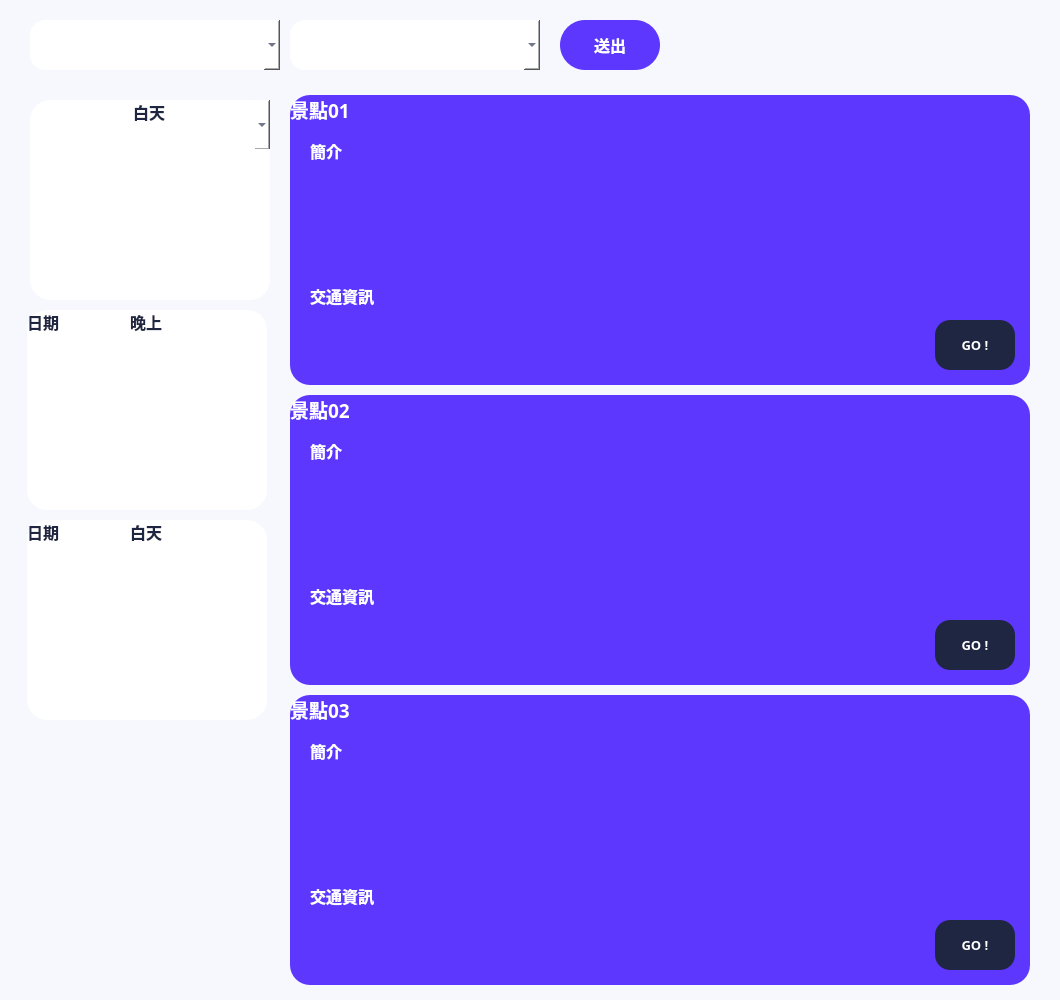
<?xml version="1.0" encoding="UTF-8"?>
<ui version="4.0">
 <class>Dialog</class>
 <widget class="QDialog" name="Dialog">
  <property name="geometry">
   <rect>
    <x>0</x>
    <y>0</y>
    <width>1060</width>
    <height>1000</height>
   </rect>
  </property>
  <property name="windowTitle">
   <string>GOGOGO</string>
  </property>
  <property name="styleSheet">
   <string notr="true">background-color: rgb(246, 248, 254);</string>
  </property>
  <widget class="QPushButton" name="pushButton_send">
   <property name="geometry">
    <rect>
     <x>560</x>
     <y>20</y>
     <width>100</width>
     <height>50</height>
    </rect>
   </property>
   <property name="font">
    <font>
     <family>Microsoft JhengHei</family>
     <pointsize>12</pointsize>
     <weight>75</weight>
     <bold>true</bold>
    </font>
   </property>
   <property name="styleSheet">
    <string notr="true">background-color: rgb(94, 55, 255);
color: rgb(255, 255, 255);
border-radius: 25px;</string>
   </property>
   <property name="text">
    <string>送出</string>
   </property>
  </widget>
  <widget class="QComboBox" name="comboBox_county">
   <property name="geometry">
    <rect>
     <x>30</x>
     <y>20</y>
     <width>250</width>
     <height>50</height>
    </rect>
   </property>
   <property name="font">
    <font>
     <family>Microsoft JhengHei</family>
     <pointsize>12</pointsize>
     <weight>75</weight>
     <bold>true</bold>
    </font>
   </property>
   <property name="styleSheet">
    <string notr="true">background-color: rgb(255, 255, 255);
color: rgb(31, 38, 65);
border-radius: 15px;
padding: 15px; </string>
   </property>
   <property name="insertPolicy">
    <enum>QComboBox::InsertAtBottom</enum>
   </property>
   <property name="frame">
    <bool>true</bool>
   </property>
  </widget>
  <widget class="QComboBox" name="comboBox_town">
   <property name="geometry">
    <rect>
     <x>290</x>
     <y>20</y>
     <width>250</width>
     <height>50</height>
    </rect>
   </property>
   <property name="font">
    <font>
     <family>Microsoft JhengHei</family>
     <pointsize>12</pointsize>
     <weight>75</weight>
     <bold>true</bold>
    </font>
   </property>
   <property name="styleSheet">
    <string notr="true">background-color: rgb(255, 255, 255);
color: rgb(31, 38, 65);
border-radius: 15px;
padding: 15px; </string>
   </property>
  </widget>
  <widget class="QLabel" name="weather_today_day">
   <property name="geometry">
    <rect>
     <x>30</x>
     <y>149</y>
     <width>240</width>
     <height>151</height>
    </rect>
   </property>
   <property name="sizePolicy">
    <sizepolicy hsizetype="Preferred" vsizetype="Preferred">
     <horstretch>0</horstretch>
     <verstretch>0</verstretch>
    </sizepolicy>
   </property>
   <property name="font">
    <font>
     <family>Microsoft JhengHei</family>
     <pointsize>12</pointsize>
     <weight>50</weight>
     <bold>false</bold>
    </font>
   </property>
   <property name="styleSheet">
    <string notr="true">background-color: rgb(255, 255, 255);
color: rgb(31, 38, 65);
border-bottom-left-radius: 20px;
border-bottom-right-radius: 20px;</string>
   </property>
   <property name="text">
    <string/>
   </property>
   <property name="alignment">
    <set>Qt::AlignLeading|Qt::AlignLeft|Qt::AlignTop</set>
   </property>
   <property name="margin">
    <number>15</number>
   </property>
  </widget>
  <widget class="QLabel" name="weather_today_night">
   <property name="geometry">
    <rect>
     <x>27</x>
     <y>359</y>
     <width>240</width>
     <height>151</height>
    </rect>
   </property>
   <property name="sizePolicy">
    <sizepolicy hsizetype="Preferred" vsizetype="Preferred">
     <horstretch>0</horstretch>
     <verstretch>0</verstretch>
    </sizepolicy>
   </property>
   <property name="font">
    <font>
     <family>Microsoft JhengHei</family>
     <pointsize>12</pointsize>
     <weight>50</weight>
     <bold>false</bold>
    </font>
   </property>
   <property name="styleSheet">
    <string notr="true">background-color: rgb(255, 255, 255);
color: rgb(31, 38, 65);
border-bottom-left-radius: 20px;
border-bottom-right-radius: 20px;</string>
   </property>
   <property name="text">
    <string/>
   </property>
   <property name="alignment">
    <set>Qt::AlignLeading|Qt::AlignLeft|Qt::AlignTop</set>
   </property>
   <property name="margin">
    <number>15</number>
   </property>
  </widget>
  <widget class="QLabel" name="weather_tomorrow_day">
   <property name="geometry">
    <rect>
     <x>27</x>
     <y>569</y>
     <width>240</width>
     <height>151</height>
    </rect>
   </property>
   <property name="sizePolicy">
    <sizepolicy hsizetype="Preferred" vsizetype="Preferred">
     <horstretch>0</horstretch>
     <verstretch>0</verstretch>
    </sizepolicy>
   </property>
   <property name="font">
    <font>
     <family>Microsoft JhengHei</family>
     <pointsize>12</pointsize>
     <weight>50</weight>
     <bold>false</bold>
    </font>
   </property>
   <property name="styleSheet">
    <string notr="true">background-color: rgb(255, 255, 255);
color: rgb(31, 38, 65);
border-bottom-left-radius: 20px;
border-bottom-right-radius: 20px;</string>
   </property>
   <property name="text">
    <string/>
   </property>
   <property name="alignment">
    <set>Qt::AlignLeading|Qt::AlignLeft|Qt::AlignTop</set>
   </property>
   <property name="margin">
    <number>15</number>
   </property>
  </widget>
  <widget class="QLabel" name="place_01_title">
   <property name="geometry">
    <rect>
     <x>290</x>
     <y>95</y>
     <width>740</width>
     <height>290</height>
    </rect>
   </property>
   <property name="font">
    <font>
     <family>Microsoft JhengHei</family>
     <pointsize>14</pointsize>
     <weight>75</weight>
     <bold>true</bold>
    </font>
   </property>
   <property name="styleSheet">
    <string notr="true">background-color: rgb(94, 55, 255);
color: rgb(255, 255, 255);
border-radius: 20px;</string>
   </property>
   <property name="text">
    <string>景點01</string>
   </property>
   <property name="alignment">
    <set>Qt::AlignLeading|Qt::AlignLeft|Qt::AlignTop</set>
   </property>
   <property name="margin">
    <number>15</number>
   </property>
  </widget>
  <widget class="QLabel" name="weather_today_night_title_2">
   <property name="geometry">
    <rect>
     <x>130</x>
     <y>310</y>
     <width>70</width>
     <height>50</height>
    </rect>
   </property>
   <property name="font">
    <font>
     <family>Microsoft JhengHei</family>
     <pointsize>12</pointsize>
     <weight>75</weight>
     <bold>true</bold>
    </font>
   </property>
   <property name="styleSheet">
    <string notr="true">background-color: rgba(255, 255, 255, 0);
color: rgb(31, 38, 65);</string>
   </property>
   <property name="text">
    <string>晚上</string>
   </property>
   <property name="alignment">
    <set>Qt::AlignLeading|Qt::AlignLeft|Qt::AlignTop</set>
   </property>
   <property name="margin">
    <number>15</number>
   </property>
  </widget>
  <widget class="QLabel" name="weather_tomorrow_day_title">
   <property name="geometry">
    <rect>
     <x>27</x>
     <y>520</y>
     <width>240</width>
     <height>50</height>
    </rect>
   </property>
   <property name="font">
    <font>
     <family>Microsoft JhengHei</family>
     <pointsize>12</pointsize>
     <weight>75</weight>
     <bold>true</bold>
    </font>
   </property>
   <property name="styleSheet">
    <string notr="true">background-color: rgb(255, 255, 255);
color: rgb(31, 38, 65);
border-top-left-radius: 20px;
border-top-right-radius: 20px;</string>
   </property>
   <property name="text">
    <string>日期</string>
   </property>
   <property name="alignment">
    <set>Qt::AlignLeading|Qt::AlignLeft|Qt::AlignTop</set>
   </property>
   <property name="margin">
    <number>15</number>
   </property>
  </widget>
  <widget class="QLabel" name="place_02_title">
   <property name="geometry">
    <rect>
     <x>290</x>
     <y>395</y>
     <width>740</width>
     <height>290</height>
    </rect>
   </property>
   <property name="font">
    <font>
     <family>Microsoft JhengHei</family>
     <pointsize>14</pointsize>
     <weight>75</weight>
     <bold>true</bold>
    </font>
   </property>
   <property name="styleSheet">
    <string notr="true">background-color: rgb(94, 55, 255);
color: rgb(255, 255, 255);
border-radius: 20px;</string>
   </property>
   <property name="text">
    <string>景點02</string>
   </property>
   <property name="alignment">
    <set>Qt::AlignLeading|Qt::AlignLeft|Qt::AlignTop</set>
   </property>
   <property name="margin">
    <number>15</number>
   </property>
  </widget>
  <widget class="QLabel" name="place_03_title">
   <property name="geometry">
    <rect>
     <x>290</x>
     <y>695</y>
     <width>740</width>
     <height>290</height>
    </rect>
   </property>
   <property name="font">
    <font>
     <family>Microsoft JhengHei</family>
     <pointsize>14</pointsize>
     <weight>75</weight>
     <bold>true</bold>
    </font>
   </property>
   <property name="styleSheet">
    <string notr="true">background-color: rgb(94, 55, 255);
color: rgb(255, 255, 255);
border-radius: 20px;</string>
   </property>
   <property name="text">
    <string>景點03</string>
   </property>
   <property name="alignment">
    <set>Qt::AlignLeading|Qt::AlignLeft|Qt::AlignTop</set>
   </property>
   <property name="margin">
    <number>15</number>
   </property>
  </widget>
  <widget class="QPushButton" name="place_01_GO">
   <property name="geometry">
    <rect>
     <x>935</x>
     <y>320</y>
     <width>80</width>
     <height>50</height>
    </rect>
   </property>
   <property name="font">
    <font>
     <family>Microsoft JhengHei</family>
     <pointsize>10</pointsize>
     <weight>75</weight>
     <bold>true</bold>
    </font>
   </property>
   <property name="styleSheet">
    <string notr="true">background-color: rgb(31, 38, 65);
color: rgb(255, 255, 255);
border-radius: 15px;</string>
   </property>
   <property name="text">
    <string>GO !</string>
   </property>
  </widget>
  <widget class="QPushButton" name="place_02_GO">
   <property name="geometry">
    <rect>
     <x>935</x>
     <y>620</y>
     <width>80</width>
     <height>50</height>
    </rect>
   </property>
   <property name="font">
    <font>
     <family>Microsoft JhengHei</family>
     <pointsize>10</pointsize>
     <weight>75</weight>
     <bold>true</bold>
    </font>
   </property>
   <property name="styleSheet">
    <string notr="true">background-color: rgb(31, 38, 65);
color: rgb(255, 255, 255);
border-radius: 15px;</string>
   </property>
   <property name="text">
    <string>GO !</string>
   </property>
  </widget>
  <widget class="QPushButton" name="place_03_GO">
   <property name="geometry">
    <rect>
     <x>935</x>
     <y>920</y>
     <width>80</width>
     <height>50</height>
    </rect>
   </property>
   <property name="font">
    <font>
     <family>Microsoft JhengHei</family>
     <pointsize>10</pointsize>
     <weight>75</weight>
     <bold>true</bold>
    </font>
   </property>
   <property name="styleSheet">
    <string notr="true">background-color: rgb(31, 38, 65);
color: rgb(255, 255, 255);
border-radius: 15px;</string>
   </property>
   <property name="text">
    <string>GO !</string>
   </property>
  </widget>
  <widget class="QComboBox" name="comboBox_time">
   <property name="geometry">
    <rect>
     <x>30</x>
     <y>100</y>
     <width>240</width>
     <height>50</height>
    </rect>
   </property>
   <property name="font">
    <font>
     <family>Microsoft JhengHei</family>
     <pointsize>12</pointsize>
     <weight>75</weight>
     <bold>true</bold>
    </font>
   </property>
   <property name="styleSheet">
    <string notr="true">background-color: rgb(255, 255, 255);
color: rgb(31, 38, 65);
border-top-left-radius: 20px;
border-top-right-radius: 20px;
padding-left: 20px;</string>
   </property>
  </widget>
  <widget class="QLabel" name="weather_today_day_title">
   <property name="geometry">
    <rect>
     <x>133</x>
     <y>100</y>
     <width>70</width>
     <height>50</height>
    </rect>
   </property>
   <property name="font">
    <font>
     <family>Microsoft JhengHei</family>
     <pointsize>12</pointsize>
     <weight>75</weight>
     <bold>true</bold>
    </font>
   </property>
   <property name="styleSheet">
    <string notr="true">background-color: rgba(255, 255, 255, 0);
color: rgb(31, 38, 65);</string>
   </property>
   <property name="text">
    <string>白天</string>
   </property>
   <property name="alignment">
    <set>Qt::AlignLeading|Qt::AlignLeft|Qt::AlignTop</set>
   </property>
   <property name="margin">
    <number>15</number>
   </property>
  </widget>
  <widget class="QLabel" name="weather_today_night_title">
   <property name="geometry">
    <rect>
     <x>27</x>
     <y>310</y>
     <width>240</width>
     <height>50</height>
    </rect>
   </property>
   <property name="font">
    <font>
     <family>Microsoft JhengHei</family>
     <pointsize>12</pointsize>
     <weight>75</weight>
     <bold>true</bold>
    </font>
   </property>
   <property name="styleSheet">
    <string notr="true">background-color: rgb(255, 255, 255);
color: rgb(31, 38, 65);
border-top-left-radius: 20px;
border-top-right-radius: 20px;</string>
   </property>
   <property name="text">
    <string>日期</string>
   </property>
   <property name="alignment">
    <set>Qt::AlignLeading|Qt::AlignLeft|Qt::AlignTop</set>
   </property>
   <property name="margin">
    <number>15</number>
   </property>
  </widget>
  <widget class="QLabel" name="weather_tomorrow_day_title_2">
   <property name="geometry">
    <rect>
     <x>130</x>
     <y>520</y>
     <width>70</width>
     <height>50</height>
    </rect>
   </property>
   <property name="font">
    <font>
     <family>Microsoft JhengHei</family>
     <pointsize>12</pointsize>
     <weight>75</weight>
     <bold>true</bold>
    </font>
   </property>
   <property name="styleSheet">
    <string notr="true">background-color: rgba(255, 255, 255, 0);
color: rgb(31, 38, 65);</string>
   </property>
   <property name="text">
    <string>白天</string>
   </property>
   <property name="alignment">
    <set>Qt::AlignLeading|Qt::AlignLeft|Qt::AlignTop</set>
   </property>
   <property name="margin">
    <number>15</number>
   </property>
  </widget>
  <widget class="QTextEdit" name="place_01_content_2">
   <property name="geometry">
    <rect>
     <x>310</x>
     <y>305</y>
     <width>610</width>
     <height>65</height>
    </rect>
   </property>
   <property name="font">
    <font>
     <family>Microsoft JhengHei</family>
     <pointsize>12</pointsize>
    </font>
   </property>
   <property name="styleSheet">
    <string notr="true">background-color: rgb(94, 55, 255);
color: rgb(255, 255, 255);</string>
   </property>
   <property name="frameShape">
    <enum>QFrame::NoFrame</enum>
   </property>
  </widget>
  <widget class="QTextEdit" name="place_01_content">
   <property name="geometry">
    <rect>
     <x>310</x>
     <y>160</y>
     <width>610</width>
     <height>120</height>
    </rect>
   </property>
   <property name="font">
    <font>
     <family>Microsoft JhengHei</family>
     <pointsize>12</pointsize>
    </font>
   </property>
   <property name="styleSheet">
    <string notr="true">background-color: rgb(94, 55, 255);
color: rgb(255, 255, 255);</string>
   </property>
   <property name="frameShape">
    <enum>QFrame::NoFrame</enum>
   </property>
   <property name="verticalScrollBarPolicy">
    <enum>Qt::ScrollBarAsNeeded</enum>
   </property>
  </widget>
  <widget class="QLabel" name="label">
   <property name="geometry">
    <rect>
     <x>310</x>
     <y>140</y>
     <width>70</width>
     <height>21</height>
    </rect>
   </property>
   <property name="font">
    <font>
     <family>Microsoft JhengHei</family>
     <pointsize>12</pointsize>
     <weight>75</weight>
     <bold>true</bold>
    </font>
   </property>
   <property name="styleSheet">
    <string notr="true">background-color: rgba(255, 255, 255, 0);
color: rgb(255, 255, 255);</string>
   </property>
   <property name="text">
    <string>簡介</string>
   </property>
  </widget>
  <widget class="QLabel" name="label_2">
   <property name="geometry">
    <rect>
     <x>310</x>
     <y>285</y>
     <width>140</width>
     <height>21</height>
    </rect>
   </property>
   <property name="font">
    <font>
     <family>Microsoft JhengHei</family>
     <pointsize>12</pointsize>
     <weight>75</weight>
     <bold>true</bold>
    </font>
   </property>
   <property name="styleSheet">
    <string notr="true">background-color: rgba(255, 255, 255, 0);
color: rgb(255, 255, 255);</string>
   </property>
   <property name="text">
    <string>交通資訊</string>
   </property>
  </widget>
  <widget class="QLabel" name="label_3">
   <property name="geometry">
    <rect>
     <x>310</x>
     <y>440</y>
     <width>70</width>
     <height>21</height>
    </rect>
   </property>
   <property name="font">
    <font>
     <family>Microsoft JhengHei</family>
     <pointsize>12</pointsize>
     <weight>75</weight>
     <bold>true</bold>
    </font>
   </property>
   <property name="styleSheet">
    <string notr="true">background-color: rgba(255, 255, 255, 0);
color: rgb(255, 255, 255);</string>
   </property>
   <property name="text">
    <string>簡介</string>
   </property>
  </widget>
  <widget class="QTextEdit" name="place_02_content_2">
   <property name="geometry">
    <rect>
     <x>310</x>
     <y>605</y>
     <width>610</width>
     <height>65</height>
    </rect>
   </property>
   <property name="font">
    <font>
     <family>Microsoft JhengHei</family>
     <pointsize>12</pointsize>
    </font>
   </property>
   <property name="styleSheet">
    <string notr="true">background-color: rgb(94, 55, 255);
color: rgb(255, 255, 255);</string>
   </property>
   <property name="frameShape">
    <enum>QFrame::NoFrame</enum>
   </property>
  </widget>
  <widget class="QLabel" name="label_4">
   <property name="geometry">
    <rect>
     <x>310</x>
     <y>585</y>
     <width>140</width>
     <height>21</height>
    </rect>
   </property>
   <property name="font">
    <font>
     <family>Microsoft JhengHei</family>
     <pointsize>12</pointsize>
     <weight>75</weight>
     <bold>true</bold>
    </font>
   </property>
   <property name="styleSheet">
    <string notr="true">background-color: rgba(255, 255, 255, 0);
color: rgb(255, 255, 255);</string>
   </property>
   <property name="text">
    <string>交通資訊</string>
   </property>
  </widget>
  <widget class="QTextEdit" name="place_02_content">
   <property name="geometry">
    <rect>
     <x>310</x>
     <y>460</y>
     <width>610</width>
     <height>120</height>
    </rect>
   </property>
   <property name="font">
    <font>
     <family>Microsoft JhengHei</family>
     <pointsize>12</pointsize>
    </font>
   </property>
   <property name="styleSheet">
    <string notr="true">background-color: rgb(94, 55, 255);
color: rgb(255, 255, 255);</string>
   </property>
   <property name="frameShape">
    <enum>QFrame::NoFrame</enum>
   </property>
   <property name="verticalScrollBarPolicy">
    <enum>Qt::ScrollBarAsNeeded</enum>
   </property>
  </widget>
  <widget class="QLabel" name="label_5">
   <property name="geometry">
    <rect>
     <x>310</x>
     <y>740</y>
     <width>70</width>
     <height>21</height>
    </rect>
   </property>
   <property name="font">
    <font>
     <family>Microsoft JhengHei</family>
     <pointsize>12</pointsize>
     <weight>75</weight>
     <bold>true</bold>
    </font>
   </property>
   <property name="styleSheet">
    <string notr="true">background-color: rgba(255, 255, 255, 0);
color: rgb(255, 255, 255);</string>
   </property>
   <property name="text">
    <string>簡介</string>
   </property>
  </widget>
  <widget class="QTextEdit" name="place_03_content_2">
   <property name="geometry">
    <rect>
     <x>310</x>
     <y>905</y>
     <width>610</width>
     <height>65</height>
    </rect>
   </property>
   <property name="font">
    <font>
     <family>Microsoft JhengHei</family>
     <pointsize>12</pointsize>
    </font>
   </property>
   <property name="styleSheet">
    <string notr="true">background-color: rgb(94, 55, 255);
color: rgb(255, 255, 255);</string>
   </property>
   <property name="frameShape">
    <enum>QFrame::NoFrame</enum>
   </property>
  </widget>
  <widget class="QLabel" name="label_6">
   <property name="geometry">
    <rect>
     <x>310</x>
     <y>885</y>
     <width>140</width>
     <height>21</height>
    </rect>
   </property>
   <property name="font">
    <font>
     <family>Microsoft JhengHei</family>
     <pointsize>12</pointsize>
     <weight>75</weight>
     <bold>true</bold>
    </font>
   </property>
   <property name="styleSheet">
    <string notr="true">background-color: rgba(255, 255, 255, 0);
color: rgb(255, 255, 255);</string>
   </property>
   <property name="text">
    <string>交通資訊</string>
   </property>
  </widget>
  <widget class="QTextEdit" name="place_03_content">
   <property name="geometry">
    <rect>
     <x>310</x>
     <y>760</y>
     <width>610</width>
     <height>120</height>
    </rect>
   </property>
   <property name="font">
    <font>
     <family>Microsoft JhengHei</family>
     <pointsize>12</pointsize>
    </font>
   </property>
   <property name="styleSheet">
    <string notr="true">background-color: rgb(94, 55, 255);
color: rgb(255, 255, 255);</string>
   </property>
   <property name="frameShape">
    <enum>QFrame::NoFrame</enum>
   </property>
   <property name="verticalScrollBarPolicy">
    <enum>Qt::ScrollBarAsNeeded</enum>
   </property>
  </widget>
  <zorder>weather_today_night_title</zorder>
  <zorder>comboBox_time</zorder>
  <zorder>pushButton_send</zorder>
  <zorder>comboBox_county</zorder>
  <zorder>comboBox_town</zorder>
  <zorder>weather_today_day</zorder>
  <zorder>weather_today_night</zorder>
  <zorder>weather_tomorrow_day</zorder>
  <zorder>place_01_title</zorder>
  <zorder>weather_today_night_title_2</zorder>
  <zorder>weather_tomorrow_day_title</zorder>
  <zorder>place_02_title</zorder>
  <zorder>place_03_title</zorder>
  <zorder>place_02_GO</zorder>
  <zorder>place_03_GO</zorder>
  <zorder>weather_today_day_title</zorder>
  <zorder>weather_tomorrow_day_title_2</zorder>
  <zorder>place_01_GO</zorder>
  <zorder>place_01_content_2</zorder>
  <zorder>place_01_content</zorder>
  <zorder>label</zorder>
  <zorder>label_2</zorder>
  <zorder>label_3</zorder>
  <zorder>place_02_content_2</zorder>
  <zorder>label_4</zorder>
  <zorder>place_02_content</zorder>
  <zorder>label_5</zorder>
  <zorder>place_03_content_2</zorder>
  <zorder>label_6</zorder>
  <zorder>place_03_content</zorder>
 </widget>
 <resources/>
 <connections/>
</ui>
